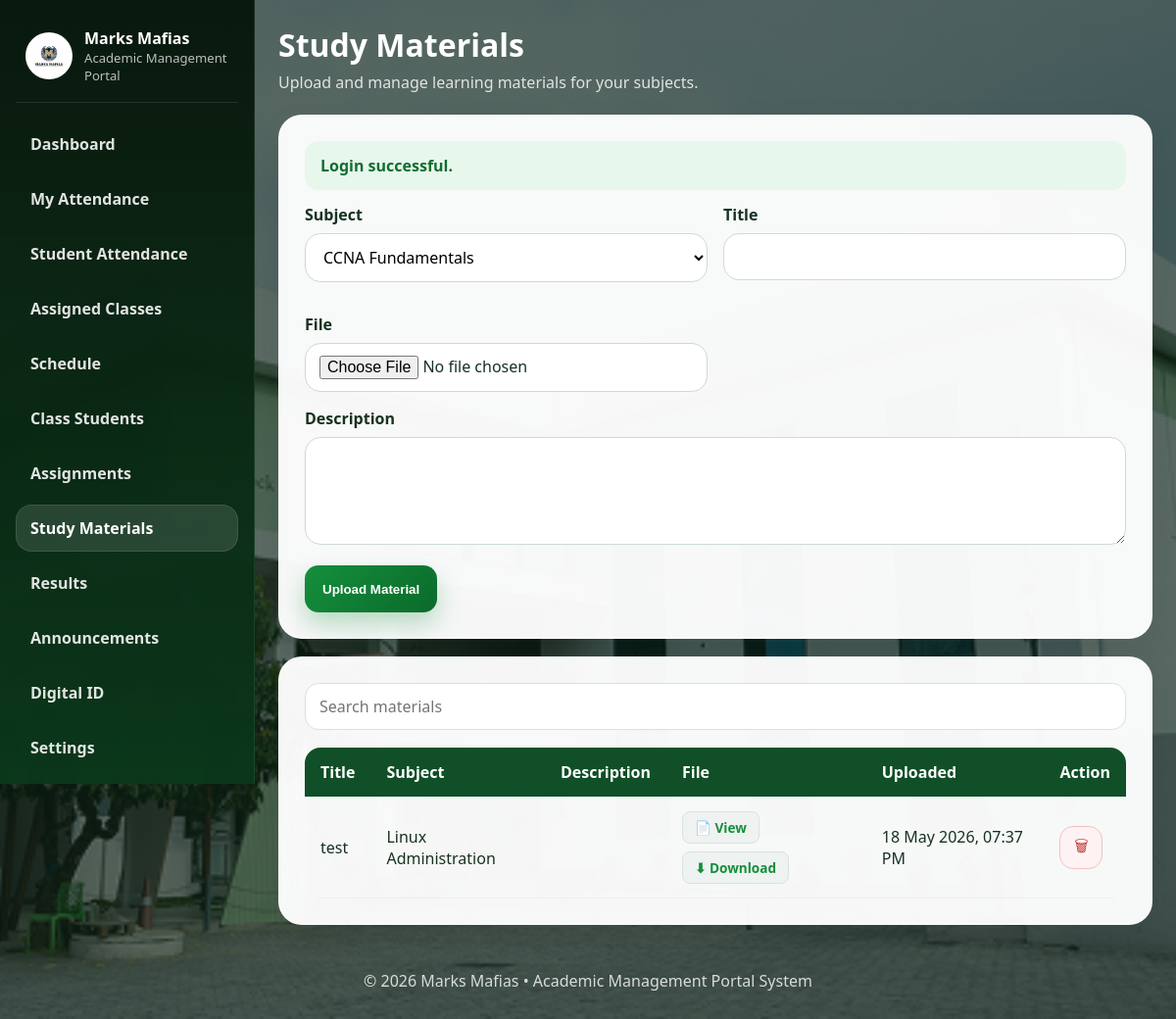
/public/teacher/materials.php (signed in), run on the app's committed database.
### tables this page shows
CREATE TABLE `study_materials` (
  `id` int(11) NOT NULL,
  `subject_id` int(11) NOT NULL,
  `teacher_id` int(11) NOT NULL,
  `title` varchar(180) NOT NULL,
  `description` text DEFAULT NULL,
  `file_name` varchar(255) NOT NULL,
  `created_at` timestamp NOT NULL DEFAULT current_timestamp()
);

CREATE TABLE `subjects` (
  `id` int(11) NOT NULL,
  `course_id` int(11) NOT NULL,
  `teacher_id` int(11) NOT NULL,
  `subject_code` varchar(40) NOT NULL,
  `subject_name` varchar(150) NOT NULL,
  `year_label` varchar(30) NOT NULL,
  `semester` varchar(60) NOT NULL,
  `created_at` timestamp NOT NULL DEFAULT current_timestamp()
);

### includes/auth.php (called while the page is built, shortened)
<?php
require_once dirname(__DIR__) . '/includes/functions.php';
function format_dt(?string $value, string $format = 'd M Y, h:i A'): string
{
    return $value ? date($format, strtotime($value)) : '-';
}

### public/teacher/materials.php (the view, shortened to what this page needs)
<?php
require_once dirname(dirname(__DIR__)) . '/includes/auth.php';
$teacherId = (int)user()['id'];
$subjectsStmt = $pdo->prepare('SELECT id, subject_name FROM subjects WHERE teacher_id = ? ORDER BY subject_name');
$subjectsStmt->execute([$teacherId]);
$subjects = $subjectsStmt->fetchAll();
$materialsStmt = $pdo->prepare('
    SELECT m.*, s.subject_name
    FROM study_materials m
    JOIN subjects s ON s.id = m.subject_id
    WHERE m.teacher_id = ?
    ORDER BY m.id DESC
');
$materialsStmt->execute([$teacherId]);
$materials = $materialsStmt->fetchAll();
include dirname(dirname(__DIR__)) . '/includes/header.php';
?>
<div class="dashboard-shell">
    <?php include dirname(dirname(__DIR__)) . '/includes/sidebar.php'; ?>
    <main class="main-panel">
        <div class="dashboard-top">
            <div class="dashboard-title">
                <h1>Study Materials</h1>
                <p>Upload and manage learning materials for your subjects.</p>
            </div>
        </div>
        <div class="section-stack">
            <div class="form-card">
                <form method="post" enctype="multipart/form-data">
                    <div class="form-grid">
                        <div class="form-group">
                            <label>Subject</label>
                            <select name="subject_id" required>
                                <?php foreach ($subjects as $subject): ?>
                                    <option value="<?= (int)$subject['id'] ?>"><?= e($subject['subject_name']) ?></option>
                                <?php endforeach; ?>
                            </select>
                        </div>
                        <div class="form-group">
                            <label>Title</label>
                            <input type="text" name="title" required>
                        </div>
                        <div class="form-group">
                            <label>File</label>
                            <input type="file" name="material_file" required accept=".pdf,.doc,.docx,.ppt,.pptx">
                        </div>
                    </div>
                    <div class="form-group">
                        <label>Description</label>
                        <textarea name="description"></textarea>
                    </div>
                    <button class="btn btn-primary">Upload Material</button>
                </form>
            </div>
            <div class="table-card">
                <div class="search-row">
                    <input type="text" placeholder="Search materials" data-table-search="materialsTable">
                </div>
                <div class="table-wrap">
                    <table id="materialsTable">
                        <thead>
                            <tr>
                                <th>Title</th>
                                <th>Subject</th>
                                <th>Description</th>
                                <th>File</th>
                                <th>Uploaded</th>
                                <th>Action</th>
                            </tr>
                        </thead>
                        <tbody>
                            <?php foreach ($materials as $material): ?>
                                <tr>
                                    <td><?= e($material['title']) ?></td>
                                    <td><?= e($material['subject_name']) ?></td>
                                    <td><?= e($material['description']) ?></td>
                                    <td>
                                        <div class="inline-actions">
                                            <a class="file-link" href="<?= BASE_URL ?>/open_file.php?type=material&file=<?= urlencode($material['file_name']) ?>" target="_blank">📄 View</a>
                                            <a class="file-link" href="<?= BASE_URL . '/../uploads/materials/' . e($material['file_name']) ?>" download>⬇ Download</a>
                                        </div>
                                    </td>
                                    <td><?= e(format_dt($material['created_at'])) ?></td>
                                    <td>
                                        <form method="post" onsubmit="return confirm('Delete this material?');">
                                            <button class="icon-btn danger">🗑</button>
                                        </form>
                                    </td>
                                </tr>
                            <?php endforeach; ?>
                        </tbody>
                    </table>
                </div>
            </div>
        </div>
    </main>
</div>
<?php include dirname(dirname(__DIR__)) . '/includes/footer.php'; ?>

### assets/css/style.css (style rules this page uses)
:root { --primary: #148f3c; --primary-dark: #0b6a2b; --primary-soft: #dff4e4; --accent: #f5fff7; --white: #fff; --text: #173221; --muted: #5f7567; --border: #d6e7da; --danger: #cf3a3a; --shadow: 0 14px 34px rgba(0, 0, 0, 0.08); --shadow-lg: 0 26px 60px rgba(0, 0, 0, 0.16); --radius: 18px; --radius-lg: 30px; }
* { box-sizing: border-box; }
html { scroll-behavior: smooth; }
body { margin: 0; font-family: Segoe UI, Tahoma, sans-serif; color: var(--text); background: linear-gradient(rgba(14, 36, 24, 0.68), rgba(14, 36, 24, 0.64)), url("../images/bg.jpg") center/cover no-repeat; background-attachment: scroll; }
a { text-decoration: none; color: inherit; }
.content-card, .table-card, .form-card, .panel-card { background: rgba(255, 255, 255, 0.96); border-radius: var(--radius); box-shadow: var(--shadow); border: 1px solid rgba(255, 255, 255, 0.5); }
.content-card, .form-card, .panel-card { padding: 24px; }
.table-card { padding: 20px; }
.section-stack { display: grid; gap: 18px; }
.form-row, .form-grid { display: grid; grid-template-columns: 1fr 1fr; gap: 16px; }
.form-group { margin-bottom: 16px; }
label { display: block; margin-bottom: 8px; font-weight: 700; }
input, select, textarea { width: 100%; min-height: 48px; padding: 12px 14px; border: 1px solid #cedbd1; border-radius: 16px; font: inherit; background: #fff; }
textarea { min-height: 110px; resize: vertical; }
.btn { display: inline-flex; align-items: center; justify-content: center; min-height: 48px; padding: 0 18px; border: none; border-radius: 14px; font-weight: 700; cursor: pointer; transition: 0.2s ease; }
.btn-primary { background: linear-gradient(135deg, var(--primary), var(--primary-dark)); color: #fff; box-shadow: 0 12px 24px rgba(20, 143, 60, 0.28); }
.search-row { display: flex; gap: 12px; flex-wrap: wrap; align-items: center; margin-bottom: 16px; }
.search-row input, .search-row select { background: #fff; border: 1px solid #d7e4da; border-radius: 14px; min-height: 48px; padding: 12px 14px; }
.search-row input { flex: 1 1 260px; }
.table-wrap { overflow-x: auto; border-radius: 16px; }
table { width: 100%; border-collapse: collapse; background: transparent; }
thead { background: #104f27; color: #fff; }
th, td { padding: 14px 16px; text-align: left; vertical-align: top; border-bottom: 1px solid #ebf1ec; }
.inline-actions { display: flex; gap: 10px; align-items: center; flex-wrap: nowrap; }
.icon-btn, .btn-icon { display: inline-flex; align-items: center; justify-content: center; width: 42px; height: 42px; border-radius: 14px; border: 1px solid #d7e4da; background: #eff8f1; color: #196438; font-size: 1rem; }
.icon-btn.danger, .btn-icon.danger { background: #fff2f2; border-color: #f1c3c3; color: #c23a3a; }
.file-link, .back-link { display: inline-flex; align-items: center; justify-content: center; padding: 12px 16px; border-radius: 16px; background: #fff; border: 1px solid #d9e3dc; color: #0f172a; font-weight: 800; }
.main-panel { display: flex; flex-direction: column; gap: 22px; }
.dashboard-top { margin-bottom: 0; }
.form-card, .table-card, .content-card, .panel-card { width: 100%; border-radius: 24px; }
.form-card { padding: 26px; }
.table-card { padding: 26px; }
.search-row { margin-bottom: 18px; }
.table-wrap { margin-top: 6px; }
.inline-actions { gap: 12px; }
.icon-btn, .btn-icon { width: 44px; height: 44px; flex: 0 0 auto; }

### data on the page
study_materials: title "test", subject.subject_name "Linux Administration", created_at "18 May 2026, 07:37 PM"

### other printed values
$label "Dashboard"
$label "My Attendance"
$label "Student Attendance"
$label "Assigned Classes"
$label "Schedule"
$label "Class Students"
$label "Assignments"
$label "Study Materials"
$label "Results"
$label "Announcements"
$label "Digital ID"
$label "Settings"
$item['message'] "Login successful."
form field subject_id "CCNA Fundamentals"
